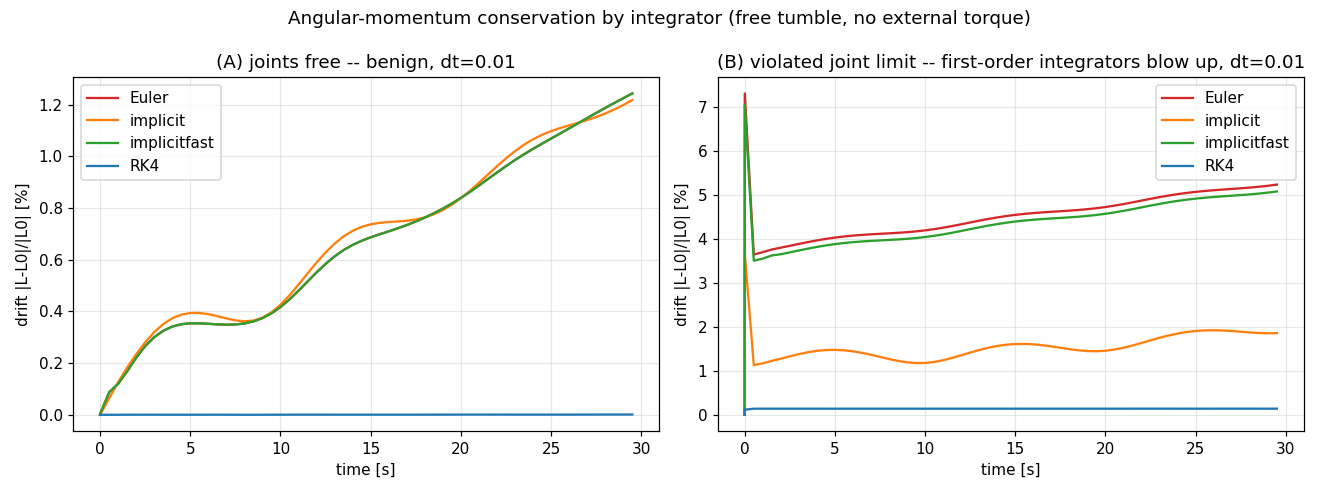

Recreate this plot in Python.
"""Angular-momentum conservation vs MuJoCo integrator -- and the joint-limit trap.

A freely tumbling spacecraft with internal joints must conserve its total angular
momentum exactly (internal joint forces obey Newton's third law, external torques
are off here). We spin a bus + 2-link arm up to a known L0, let it tumble freely
(arm servo-held in a fixed pose, no external torque), and track the relative drift
|L(t) - L0| / |L0| for each of MuJoCo's integrators in TWO regimes:

  (A) joints free (no limits): the arm sits in a fixed bent pose while the whole
      body tumbles. Euler/implicit/implicitfast drift only mildly (~1.3% over 30 s)
      from the explicitly-integrated gyroscopic term, and RK4 conserves to ~1e-3%.
      This is the benign case -- and note implicit/implicitfast do NOT beat Euler
      for an articulated body, unlike the single-rigid-body case in issue #12.

  (B) a joint-limit constraint is VIOLATED (the held pose sits outside the joint
      range, so the limit constraint is active and penetrating): the first-order
      integrators (Euler/implicit/implicitfast) inject LARGE spurious angular
      momentum on the very first step -- ~7% here, and it grows without bound as
      the penetration deepens (>1000% when the joint is slammed far past its stop).
      RK4 stays clean (~0.1%).

So the dramatic "momentum jump after the first step" is an integrator x constraint
interaction: MuJoCo's first-order integrators resolve a violated joint-limit
constraint badly, while RK4 does not. It is vanilla MuJoCo (mjorbit inherits
mj_step; reproduced with raw mujoco.mj_step), and it matters because joint limits
are ubiquitous in articulated spacecraft. If your model can reach or exceed a
joint limit and you need a clean momentum signal (e.g. magnetorquer momentum
dumping), use RK4 -- implicit/implicitfast are NOT enough.

UNITS WARNING (how this bites by accident): without ``<compiler angle="radian"/>``
MuJoCo parses joint ``range`` in DEGREES, so ``range="-3.14 3.14"`` is +-3.14 deg
= +-0.055 rad. A radian-valued initial pose (e.g. 0.6 rad) then starts ~11x past
the limit -- silently putting you in regime (B). Always set the angle unit.

This is distinct from the orbit-position result in the mjorbit paper (Fig. 3),
where semi-implicit Euler in the orbit-following frame is excellent because the
orbit Hamiltonian is separable.

L is computed about the SYSTEM CoM in the orbit-following world frame (axes
parallel to ECI, non-rotating). That equals the absolute-ECI angular momentum
because L-about-CoM is invariant to the frame's uniform translation, and no
Coriolis/centrifugal term is needed since the axes do not rotate. MuJoCo ``cvel``
linear velocity is referenced at the subtree CoM, so we transport it to each
body's CoM with ``omega_i x (xipos_i - CoM)`` before forming L.

The integrator is set on ``model.opt.integrator`` *after* compilation rather than
in the XML on purpose: mjorbit's compile step upgrades an unspecified or explicit
``Euler`` integrator to ``implicitfast`` (issue #12 fix), which would silently turn
the "Euler" curve into an implicitfast curve. Setting it post-compile pins each
curve to exactly the integrator it is labelled with, on any branch.

See the accompanying issue for the open question of the precise MuJoCo mechanism
and its relation to the implicitfast default (issue #12).

Usage:
    pixi run -e report python examples/momentum_conservation_integrators.py
"""

from __future__ import annotations

import tempfile
from pathlib import Path

import mujoco
import numpy as np

from mjorbit import MjoModel, OrbitInit, mjo_forward, mjo_step
from mjorbit.constants import GM_EARTH, R_EARTH

# Free-floating bus + 2-link arm. All orbital perturbations and the gravity-
# gradient torque are OFF, so the only torques are internal -> total angular
# momentum must be conserved. {dt} and {jr} (joint range) are filled in per run;
# the integrator is set post-compile (see module docstring) so explicit Euler is
# not upgraded away. compiler angle=radian so {jr} is interpreted in radians.
MJCF = """
<mujoco model="momentum_test">
  <compiler angle="radian"/>
  <option timestep="{dt}" gravity="0 0 0"/>
  <default><joint damping="0.2" armature="0.01"/></default>
  <worldbody>
    <body name="bus" pos="0 0 0">
      <freejoint name="base"/>
      <geom type="box" size="0.4 0.4 0.4" mass="40"/>
      <body name="link1" pos="0.4 0 0">
        <joint name="shoulder" type="hinge" axis="0 1 0"{jr}/>
        <geom type="capsule" fromto="0 0 0 1.0 0 0" size="0.05" mass="8"/>
        <body name="link2" pos="1.0 0 0">
          <joint name="elbow" type="hinge" axis="0 1 0"{jr}/>
          <geom type="capsule" fromto="0 0 0 1.0 0 0" size="0.04" mass="8"/>
          <body name="ee" pos="1.0 0 0"><geom type="sphere" size="0.09" mass="4"/></body>
        </body>
      </body>
    </body>
  </worldbody>
  <actuator>
    <position name="shoulder" joint="shoulder" kp="30" kv="15"/>
    <position name="elbow"    joint="elbow"    kp="30" kv="10"/>
  </actuator>
  <mjorbit use_j2="false" use_drag="false" use_srp="false" use_magnetic="false"
           use_gravity_gradient="false"/>
</mujoco>
"""

_INTEGRATORS = {
    "Euler": mujoco.mjtIntegrator.mjINT_EULER,
    "implicit": mujoco.mjtIntegrator.mjINT_IMPLICIT,
    "implicitfast": mujoco.mjtIntegrator.mjINT_IMPLICITFAST,
    "RK4": mujoco.mjtIntegrator.mjINT_RK4,
}

R0 = R_EARTH + 400.0
V0 = float(np.sqrt(GM_EARTH / R0))
ARM_POSE = [0.6, -1.0]                 # held bent so the body is asymmetric (rad)
SPIN_BODY = [0.4, 0.6, 0.3]            # initial bus angular velocity (body frame, rad/s)
LIMIT_RAD = 0.5                        # regime (B) joint range; ARM_POSE violates it


def build(integrator: str, dt: float, joint_limit: float | None = None) -> MjoModel:
    """Compile the model, then pin the integrator post-compile (see docstring).

    ``joint_limit`` None -> no joint range (regime A); a float L -> ``range``
    +-L rad on both hinges (regime B). With ARM_POSE outside +-L the limit
    constraint is active and penetrating.
    """
    jr = f' range="{-joint_limit} {joint_limit}"' if joint_limit is not None else ""
    text = MJCF.format(dt=dt, jr=jr)
    with tempfile.NamedTemporaryFile(suffix=".xml", mode="w", delete=False) as f:
        f.write(text)
        path = Path(f.name)
    try:
        model = MjoModel.from_xml_path(str(path))
    finally:
        path.unlink(missing_ok=True)
    model.opt.integrator = int(_INTEGRATORS[integrator])
    return model


def total_angmom(model: MjoModel, data) -> np.ndarray:
    """System angular momentum about the system CoM, world (ECI-parallel) axes."""
    mass = np.asarray(model.body_mass)[1:]
    c = np.asarray(data.xipos)[1:]
    cv = np.asarray(data.cvel)[1:]
    w = cv[:, 0:3]                       # body angular velocity (world axes)
    vref = cv[:, 3:6]                    # linear vel referenced at the subtree CoM
    Idiag = np.asarray(model.body_inertia)[1:]
    R = np.asarray(data.ximat)[1:].reshape(-1, 3, 3)
    ccm = (mass[:, None] * c).sum(0) / mass.sum()
    L = np.zeros(3)
    for i in range(len(mass)):
        v_com = vref[i] + np.cross(w[i], c[i] - ccm)   # transport to body CoM
        Iw = R[i] @ np.diag(Idiag[i]) @ R[i].T
        L += Iw @ w[i] + mass[i] * np.cross(c[i] - ccm, v_com)
    return L


def simulate(integrator: str, dt: float, joint_limit: float | None = None,
             arm_pose=ARM_POSE, duration: float = 30.0):
    """Free tumble from a known L0; return (times, relative drift |L-L0|/|L0|)."""
    model = build(integrator, dt, joint_limit)
    data = model.make_data(orbit=OrbitInit(R_eci=[R0, 0, 0], V_eci=[0, V0, 0]))
    data.qpos[7:9] = arm_pose
    np.copyto(data.ctrl, data.qpos[7:9])     # hold the arm (quasi-rigid tumble)
    data.qvel[3:6] = SPIN_BODY               # spin the bus up
    mjo_forward(model, data)
    L0 = total_angmom(model, data)
    n0 = np.linalg.norm(L0)
    n = int(round(duration / dt))
    rec = max(1, int(round(0.5 / dt)))
    ts, drift = [0.0], [0.0]
    for k in range(n):
        mjo_step(model, data)
        if k % rec == 0 or k == 0:
            # cvel/xipos lag qpos/qvel by one step right after mjo_step (computed
            # at the start of mj_step), so refresh forward kinematics before reading
            # them. forward() does not integrate, so the trajectory is unchanged.
            mjo_forward(model, data)
            ts.append(float(data.time))
            drift.append(float(np.linalg.norm(total_angmom(model, data) - L0) / n0))
    return np.array(ts), np.array(drift), n0


def main() -> None:
    integrators = ["Euler", "implicit", "implicitfast", "RK4"]
    dt = 0.01
    print("=" * 76)
    print("Angular-momentum conservation vs integrator (free tumble, external torques OFF)")
    print("conservation => |L(t)-L0|/|L0| stays 0")
    print("=" * 76)

    free, limited = {}, {}
    print(f"\n(A) joints FREE (no limits):           "
          f"{'1st-step':>10}{'max@30s':>10}")
    for ig in integrators:
        t, d, n0 = simulate(ig, dt, joint_limit=None)
        free[ig] = (t, d)
        print(f"    {ig:13s}                      {d[1]*100:9.3f}%{d.max()*100:9.3f}%")

    print(f"\n(B) joint limit +-{LIMIT_RAD} rad VIOLATED by the {ARM_POSE} rad pose "
          f"(constraint active):")
    print(f"    {'integrator':17s}              {'1st-step':>10}{'max@30s':>10}")
    for ig in integrators:
        t, d, n0 = simulate(ig, dt, joint_limit=LIMIT_RAD)
        limited[ig] = (t, d)
        print(f"    {ig:13s}                      {d[1]*100:9.3f}%{d.max()*100:9.3f}%")

    print("\n(C) Euler drift explodes with joint-limit penetration depth (limit +-0.5 rad):")
    for pose in ([0.55, -0.55], [0.7, -0.7], [1.0, -1.0], [1.5, -1.5]):
        _, d, _ = simulate("Euler", dt, joint_limit=0.5, arm_pose=pose)
        print(f"    pose {str(pose):14s} (penetration {pose[0]-0.5:.2f} rad): "
              f"max = {d.max()*100:8.2f}%")

    try:
        import matplotlib
        matplotlib.use("Agg")
        import matplotlib.pyplot as plt
    except ModuleNotFoundError:
        print("\n(matplotlib not available; run with `pixi run -e report` to save the plot)")
        return

    colors = {"Euler": "tab:red", "implicit": "tab:orange",
              "implicitfast": "tab:green", "RK4": "tab:blue"}
    fig, ax = plt.subplots(1, 2, figsize=(12, 4.5), sharey=False)
    fig.suptitle("Angular-momentum conservation by integrator (free tumble, no external torque)")
    for ig in integrators:
        t, d = free[ig]
        ax[0].plot(t, d * 100, color=colors[ig], label=ig)
    ax[0].set(title=f"(A) joints free -- benign, dt={dt}",
              xlabel="time [s]", ylabel="drift |L-L0|/|L0| [%]")
    ax[0].legend()
    ax[0].grid(alpha=0.3)
    for ig in integrators:
        t, d = limited[ig]
        ax[1].plot(t, d * 100, color=colors[ig], label=ig)
    ax[1].set(title=f"(B) violated joint limit -- first-order integrators blow up, dt={dt}",
              xlabel="time [s]", ylabel="drift |L-L0|/|L0| [%]")
    ax[1].legend()
    ax[1].grid(alpha=0.3)

    fig.tight_layout()
    out = Path(__file__).parent / "momentum_conservation_integrators.png"
    fig.savefig(out, dpi=110)
    print(f"\nsaved plot -> {out}")


if __name__ == "__main__":
    main()
